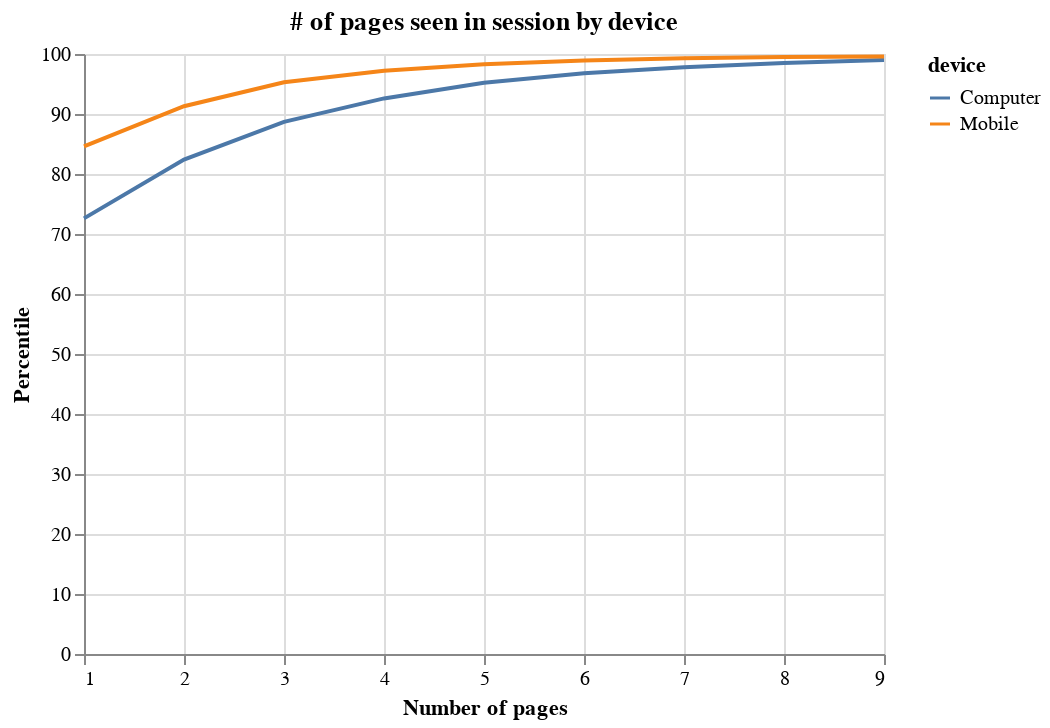

The notebook cell saved with this chart:
### Markdown cell above
# length of visit

### Code cell
df = pd.read_pickle("websessions_final.pkl")


df["count"] = 1

df = df.loc[:, ["count", "visits", "device"]]

df = df.groupby(["visits", "device"]).agg("sum").reset_index()

df["total"] = df.groupby("device")["count"].transform("sum")
df["perc"] = 100 * df["count"] / df["total"]
df["perc"] = df["perc"].round(1)

df["cum"] = df.groupby("device")["perc"].cumsum()

df = df.loc[df["device"].isin(["Computer", "Mobile"])]
df = df.loc[df["visits"] < 10, :]

alt.Chart(df).mark_line().encode(
    x=alt.X("visits:Q", axis=alt.Axis(title="Session length")),
    y=alt.Y("cum:Q", axis=alt.Axis(title="Percentile")),
    color="device:N",
).properties(title="# of pages seen in session by device")

### Figure 1 — Vega-Lite specification as saved in the notebook (floating-point values rounded to 4 significant figures)
{"config": {"view": {"continuousWidth": 400, "continuousHeight": 300}}, "data": {"name": "data-a83796ea2d4b6f451c839e8751f6f944"}, "mark": "line", "encoding": {"color": {"type": "nominal", "field": "device"}, "x": {"type": "quantitative", "axis": {"title": "Number of pages"}, "field": "visits"}, "y": {"type": "quantitative", "axis": {"title": "Percentile"}, "field": "cum"}}, "title": "# of pages seen in session by device", "$schema": "https://vega.github.io/schema/vega-lite/v4.0.2.json", "datasets": {"data-a83796ea2d4b6f451c839e8751f6f944": [{"visits": 1, "device": "Computer", "count": 1409983, "total": 1940866, "perc": 72.6, "cum": 72.6}, {"visits": 1, "device": "Mobile", "count": 3279860, "total": 3876880, "perc": 84.6, "cum": 84.6}, {"visits": 2, "device": "Computer", "count": 189415, "total": 1940866, "perc": 9.8, "cum": 82.4}, {"visits": 2, "device": "Mobile", "count": 258969, "total": 3876880, "perc": 6.7, "cum": 91.3}, {"visits": 3, "device": "Computer", "count": 123101, "total": 1940866, "perc": 6.3, "cum": 88.7}, {"visits": 3, "device": "Mobile", "count": 153474, "total": 3876880, "perc": 4.0, "cum": 95.3}, {"visits": 4, "device": "Computer", "count": 75458, "total": 1940866, "perc": 3.9, "cum": 92.6}, {"visits": 4, "device": "Mobile", "count": 75341, "total": 3876880, "perc": 1.9, "cum": 97.2}, {"visits": 5, "device": "Computer", "count": 49644, "total": 1940866, "perc": 2.6, "cum": 95.2}, {"visits": 5, "device": "Mobile", "count": 44511, "total": 3876880, "perc": 1.1, "cum": 98.3}, {"visits": 6, "device": "Computer", "count": 31284, "total": 1940866, "perc": 1.6, "cum": 96.8}, {"visits": 6, "device": "Mobile", "count": 24476, "total": 3876880, "perc": 0.6, "cum": 98.9}, {"visits": 7, "device": "Computer", "count": 20312, "total": 1940866, "perc": 1.0, "cum": 97.8}, {"visits": 7, "device": "Mobile", "count": 14744, "total": 3876880, "perc": 0.4, "cum": 99.3}, {"visits": 8, "device": "Computer", "count": 13110, "total": 1940866, "perc": 0.7, "cum": 98.5}, {"visits": 8, "device": "Mobile", "count": 8865, "total": 3876880, "perc": 0.2, "cum": 99.5}, {"visits": 9, "device": "Computer", "count": 8736, "total": 1940866, "perc": 0.5, "cum": 99.0}, {"visits": 9, "device": "Mobile", "count": 5574, "total": 3876880, "perc": 0.1, "cum": 99.6}]}}
